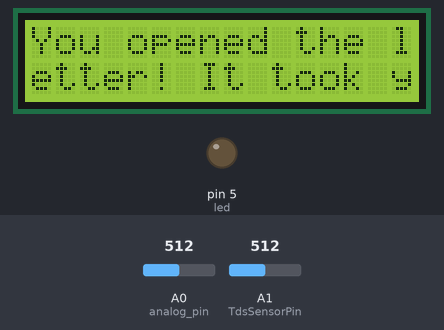
Simulated run of this sketch. Board: Arduino Leonardo, built with avr-gcc and run on an emulated ATmega32U4. On the bench: 16×2 character LCD, output pins drawn as LEDs (lit = HIGH). The test bench sets the inputs (shaded band); at power-on: A1 (TdsSensorPin) = 512, A0 (analog_pin) = 512. Pins used as bus, display or sensor lines are not drawn; what the sketch prints to the serial monitor is not drawn. At 15.3 s the program stops and its outputs stay as they are.

Above: at 2.2 s.
At 7.6 s:
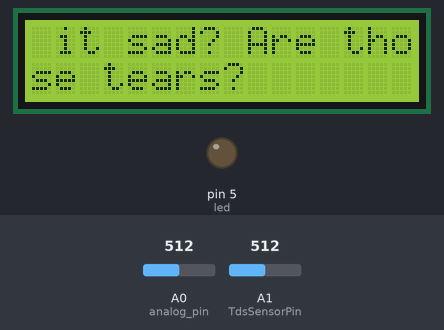
7.7 s: A1 (TdsSensorPin) set to 195
At 12.4 s:
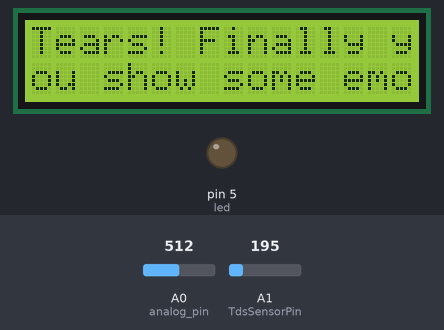
12.7 s: A1 (TdsSensorPin) set to 165
At 14.6 s:
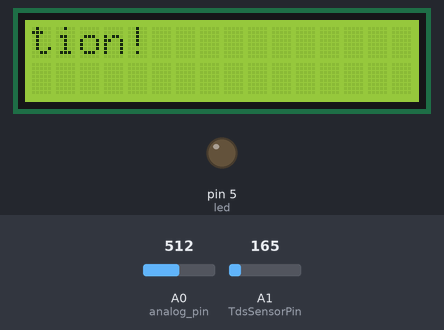
Timing chart, 0 to 16.1 s (numbered marks = the images above; inputs shaded):
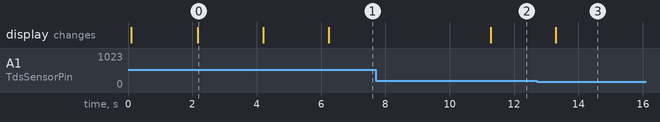

The sketch:

lutsky_basic_ops.ino
```cpp
#include <Arduino.h>
#include <Wire.h>
#include <LiquidCrystal_PCF8574.h>

//tds vars
#define TdsSensorPin A1
#define VREF 5.0 // analog reference voltage(Volt) of the ADC
#define SCOUNT 10 // sum of sample point
int analogBuffer[SCOUNT]; // store the analog value in the array, read from ADC
int analogBufferTemp[SCOUNT];
int analogBufferIndex = 0,copyIndex = 0;
float averageVoltage = 0,tdsValue = 0,temperature = 25;

//envelope vars
int analog_pin = A0;
int tx_pin = 2;
int led = 5;
long previousMillis = 0;
long interval = 500;
long initial_time;

LiquidCrystal_PCF8574 lcd(0x27);

void setup() {
  Serial.begin(115200);

  //envelope setup
  pinMode(tx_pin, OUTPUT);  //Pin 4 provides the voltage step
  pinMode(led, OUTPUT);
  initial_time = millis();

  //tds setup
  pinMode(TdsSensorPin,INPUT);

  //lcd setup
  int error;
  Serial.println("LCD...");
  // wait on Serial to be available on Leonardo
  while (!Serial)
    ;
  Serial.println("Probing for PCF8574 on address 0x27...");

  // See http://playground.arduino.cc/Main/I2cScanner how to test for a I2C device.
  Wire.begin();
  Wire.beginTransmission(0x27);
  error = Wire.endTransmission();
  Serial.print("Error: ");
  Serial.print(error);

  if (error == 0) {
    Serial.println(": LCD found.");
    lcd.begin(16, 2);  // initialize the lcd
  } else {
    Serial.println(": LCD not found.");
  }
  printLcd("Welcome!");
}

void loop() {
  int open = getEnvelopeState();
  unsigned long currentMillis;
  while(!open) {
    currentMillis = millis();
    if(currentMillis - previousMillis > interval) {
      previousMillis = currentMillis;
      open = getEnvelopeState();
    }
  }
  if(open) {
    int procrastination = (millis() - initial_time) / 1000;
    printLcd("You opened the letter! It took you " + String(procrastination) + " years. What does it say? Is it sad? Are those tears?");
  }
  int tears = getPPM();
  while (!tears) {
    currentMillis = millis();
    if(currentMillis - previousMillis > interval) {
      previousMillis = currentMillis;
      tears = getPPM();
    }
  }
  if (tears) {
    printLcd("Tears! Finally you show some emotion!");
  }
  exit(0);
}

int getPPM(){
  static unsigned long analogSampleTimepoint = millis();
  if(millis()-analogSampleTimepoint > 40U) { //every 40 milliseconds,read the analog value from the ADC
    analogSampleTimepoint = millis();
    analogBuffer[analogBufferIndex] = analogRead(TdsSensorPin); //read the analog value and store into the buffer
    analogBufferIndex++;
    if(analogBufferIndex == SCOUNT)
      analogBufferIndex = 0;
  }
  static unsigned long printTimepoint = millis();
  if(millis()-printTimepoint > 800U) {
    printTimepoint = millis();
    for(copyIndex=0;copyIndex<SCOUNT;copyIndex++)
      analogBufferTemp[copyIndex]= analogBuffer[copyIndex];
    averageVoltage = getMedianNum(analogBufferTemp,SCOUNT) * (float)VREF/ 1024.0; // read the analog value more stable by the median filtering algorithm, and convert to voltage value
    float compensationCoefficient=1.0+0.02*(temperature-25.0); //temperature compensation formula: fFinalResult(25^C) = fFinalResult(current)/(1.0+0.02*(fTP-25.0));
    float compensationVolatge=averageVoltage/compensationCoefficient; //temperature compensation
    tdsValue=(133.42*compensationVolatge*compensationVolatge*compensationVolatge - 255.86*compensationVolatge*compensationVolatge + 857.39*compensationVolatge)*0.5; //convert voltage value to tds value
    //Serial.print("voltage:");
    //Serial.print(averageVoltage,2);
    //Serial.print("V ");
    Serial.print("TDS Value:");
    Serial.print(tdsValue);
    Serial.println("ppm");
    return (tdsValue > 330);
  }
}
int getMedianNum(int bArray[], int iFilterLen) {
  int bTab[iFilterLen];
  for (byte i = 0; i<iFilterLen; i++)
  bTab[i] = bArray[i];
  int i, j, bTemp;
  for (j = 0; j < iFilterLen - 1; j++) {
    for (i = 0; i < iFilterLen - j - 1; i++) {
      if (bTab[i] > bTab[i + 1]) {
        bTemp = bTab[i];
        bTab[i] = bTab[i + 1];
        bTab[i + 1] = bTemp;
      }
    }
  }
  if ((iFilterLen & 1) > 0)
    bTemp = bTab[(iFilterLen - 1) / 2];
  else
    bTemp = (bTab[iFilterLen / 2] + bTab[iFilterLen / 2 - 1]) / 2;
  return bTemp;
}
int printLcd(String txt) {
  int maxLength = 16;
  int index = 0;
  int end_index;
  char chars[txt.length()];
  txt.toCharArray(chars, txt.length());
  lcd.setBacklight(255);
  lcd.clear();
  lcd.home();
  while (index <= txt.length()) {
    lcd.clear();
    lcd.home();
    end_index = index + maxLength;
    lcd.print(txt.substring(index, end_index));
    Serial.println(txt.substring(index, end_index));
    index = end_index;
    end_index = index + maxLength;
    lcd.setCursor(0, 1);
    lcd.print(txt.substring(index, end_index));
    Serial.println(txt.substring(index, end_index));
    index = end_index;
    delay(2000);
  }
}
int getEnvelopeState() {  // Function to execute rx_tx algorithm and return a value
                           // that depends on coupling of two electrodes.
                           // returns 0 for open, 1 for closed.
  int read_high;
  int read_low;
  int diff;
  long int sum;
  int N_samples = 100; // Number of samples to take.  Larger number slows it down, but reduces scatter.
  int threshhold = 30;

  sum = 0;

  for (int i = 0; i < N_samples; i++) {
    digitalWrite(tx_pin, HIGH);          // Step the voltage high on conductor 1.
    read_high = analogRead(analog_pin);  // Measure response of conductor 2.
    digitalWrite(tx_pin, LOW);           // Step the voltage to zero on conductor 1.
    read_low = analogRead(analog_pin);   // Measure response of conductor 2.
    diff = read_high - read_low;         // desired answer is the difference between high and low.
    sum += diff;                         // Sums up N_samples of these measurements.
  }
  Serial.println(sum/N_samples);
  Serial.println("open?");
  Serial.println(sum/N_samples < 35);

  return (sum/N_samples < 35);
}  
```

Measured:
- the behaviour switches between 184 and 183 on A1 (TdsSensorPin) (found by bisection; images 2 and 3)
- what the display in image 0 shows lasts 2.0 s, from 2.2 s to 4.2 s
